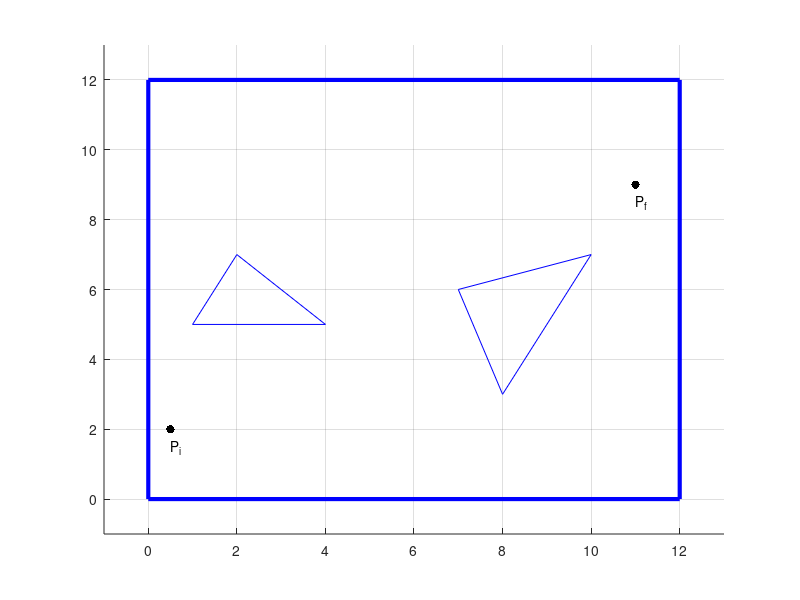

Write the MATLAB code that produced this figure. (Note: this script raises an error after producing the figure.)
% Este programa realiza la descomposición en celdas por el método
% trapezoidal
clc
clear
close all
% para graficar
figure
axis([-1 13 -1 13])
grid on
hold on
% los obstáculos se encuentran definidos por los puntos
B1=[1 5;4 5;2 7];
B2=[8 3;10 7;7 6];
Bi=[B1;B2];
% los segmentos de recta de los obstáculos son [x1 y1 x2 y2]
Sr_B1=[1 5 4 5;1 5 2 7;4 5 2 7];
Sr_B2=[8 3 10 7;8 3 7 6;10 7 7 6];
Sr_Bi=[Sr_B1;Sr_B2];
for k=1:length(Sr_Bi) % ploteando los obstáculos
    plot([Sr_Bi(k,1) Sr_Bi(k,3)],[Sr_Bi(k,2) Sr_Bi(k,4)],'b')
end
% los puntos inicial y final son
Pi=[0.5 2];
Pf=[11 9];
scatter([Pi(1) Pf(1)],[Pi(2) Pf(2)],'k','filled') %Ploteando los puntos ini y fin
text(Pi(1),Pi(2)-0.5,'P_i')
text(Pf(1),Pf(2)-0.5,'P_f')
% los segmentos de recta que delimitan arriba y abajo el espacio de trabajo
% son [x1 y1 x2 y2]
Et_sup=[0 12 12 12];
Et_inf=[0 0 12 0];
plot([0 12 12 0 0],[0 0 12 12 0],'b','LineWidth',3) % plot workspace
%% El primer paso es encontrar todos los segmentos de recta que dividen el 
% Q_free
% Esto se logra por medio de encontrar el punto de intersección de los
% puntos pertenecientes a B1 y B2 con los límites del espacio de trabajo
% Debido a que la pendiente de una recta vertical siempre es indeterminada
% la sección de recta será dada por la coordenada en x del punto y la
% coordenada en y de la recta del ET
for i=1:length(Bi)
    Rec_Cel_Sup(i,:)=[Bi(i,1) Bi(i,2)+0.1 Bi(i,1) Et_sup(1,2)]; 
    Rec_Cel_Inf(i,:)=[Bi(i,1) Bi(i,2)-0.1 Bi(i,1) Et_inf(1,2)];
end
% Note que a la coordenada en y superior se le suma 0.1 y a la inferior se
% le resta 0.1 esto es con la finalidad de que durante el proceso de
% detección de colisión no se tome en cuenta el mismo punto
Rec_Cel=[Rec_Cel_Sup;Rec_Cel_Inf];
% Para cada segmento de recta se deberá comprara con los obstáculos para
% garantizar que no existen colisiones. Se usa la función DetCol modificada
for i=1:length(Rec_Cel)
   for j=1:length(Sr_Bi) 
        MatCol(i,j)=DetCol(Rec_Cel(i,:),Sr_Bi(j,:));
   end
end
% Vector con los índices de las líneas que chocan
VectCol=find(sum(MatCol'));
% Se remueven los valores del arreglo Rec_Cel
Rec_Cel(VectCol,:)=[];
% Plotear las líneas
for k=1:length(Rec_Cel)
    plot([Rec_Cel(k,1) Rec_Cel(k,3)],[Rec_Cel(k,2) Rec_Cel(k,4)],'r')
end
%% Los puntos que conforman los posibles caminos para el trayecto son los
% puntos medios de las rectas de Rec_cel
for i=1:length(Rec_Cel)
    TrapPoints(i,:)=[Rec_Cel(i,1) abs(Rec_Cel(i,2)-Rec_Cel(i,4))/2+...
    min(Rec_Cel(i,2),Rec_Cel(i,4))];
end
% graficando
scatter(TrapPoints(:,1),TrapPoints(:,2),'r','filled')
%% Ahora se debe realizar un grafo de conectividad para los puntos
% Se crea la matriz de adyacencia que define 0 cuando hay colisión
A=zeros(length(TrapPoints));
for i=1:length(TrapPoints)
   for j=1:length(TrapPoints)
      for k=1:length(Sr_Bi)
          % se comparan las rectas de los puntos trapezoidales con los
          % obstáculos
          Col(k)=DetCol([TrapPoints(i,:) TrapPoints(j,:)],[Sr_Bi(k,:)]);
      end
      if sum(Col)==0 % si la suma de todas las comparaciones es cero
            A(i,j)=1;
          % A(i,j)=sqrt((TrapPoints(i,1)-TrapPoints(j,1))^2+...
          (TrapPoints(i,2)-TrapPoints(j,2))^2; 
             % no existe colisión y se pone la 
             % distancia entre los puntos       
      end
   end    
end
% Plot
for i=1:length(TrapPoints)
   for j=1:length(TrapPoints)
      if A(i,j)~=0
        plot([TrapPoints(i,1) TrapPoints(j,1)],[TrapPoints(i,2) TrapPoints(j,2)],'k')
      end
   end    
end
%% Encontrar los puntos más cercanos a Pi y Pf
for i=1:length(TrapPoints)
   dist_Pi(i)=sqrt((TrapPoints(i,1)-Pi(1))^2+(TrapPoints(i,2)-Pi(2))^2); 
   dist_Pf(i)=sqrt((TrapPoints(i,1)-Pf(1))^2+(TrapPoints(i,2)-Pf(2))^2); 
end
[~,IndexPi]=min(dist_Pi);
[~,IndexPf]=min(dist_Pf);
% con los índices de los números más cercanos podemos iniciar la búsqueda
%% Se usa una un algoritmo de búsqueda para encontrar la solución
tau=RandomSearch(A,TrapPoints,IndexPi,IndexPf); % búsqueda aleatoria
Tray_fin=[Pi;TrapPoints(tau,:);Pf]
% plot
for i=1:length(Tray_fin)-1
    plot([Tray_fin(i,1) Tray_fin(i+1,1)],[Tray_fin(i,2) Tray_fin(i+1,2)],'g','LineWidth',3)
end